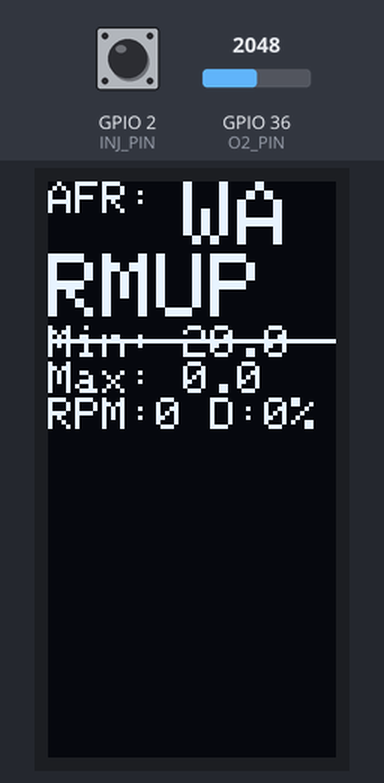
Bench run of a sketch on a simulated ESP32. Shown: 64×128 one-colour display. Inputs (shaded band) come from the test bench; at power-on: GPIO 2 (INJ_PIN) HIGH, GPIO 36 (O2_PIN) = 2048.

Above: at 1.2 s.
1.3 s: GPIO 2 (INJ_PIN) pulsed LOW 5 times (0.12 s each, 0.3 s apart)
At 2.88 s:
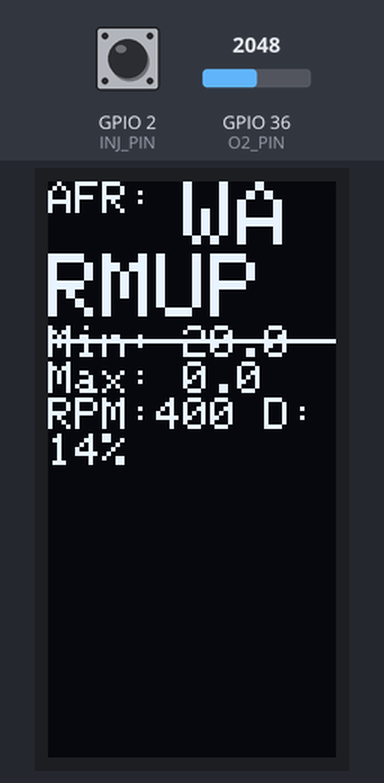
4.5 s: GPIO 2 (INJ_PIN) pulled LOW for 0.15 s
At 4.87 s:
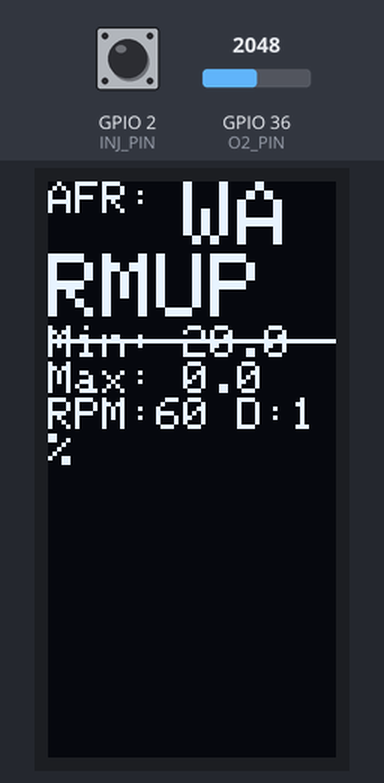
Timing chart, 0 to 7.5 s (numbered marks = the images above; inputs shaded):
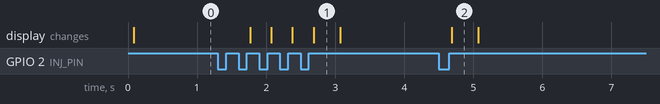

The sketch:

afr_duty_estimator.ino
```cpp
// AFR and Duty Estimator with OLED Display
// Estimates AFR and injector duty cycle, displaying results on an OLED screen.

#ifndef UNIT_TEST
#include <Adafruit_SH110X.h>
#include <Adafruit_GFX.h>
#endif

// Pins
const int O2_PIN = A0;
const int INJ_PIN = 2;

// Constants
const float EMA_ALPHA = 0.1;
const float O2_THRESHOLD = 0.45;

// Variables
float o2_voltage = 0.45;
float inj_duty = 0;
float inj_duty_ema = 0;
float afr = 14.7;
float afr_ema = 14.7;
float afr_min = 20.0;
float afr_max = 0.0;
float rpm = 0;

bool o2_warm = false;
int o2_transitions = 0;

bool o2_state = false;
bool o2_prev_state = false;

unsigned long o2_rise_time = 0;
unsigned long o2_last_period_us = 0;

// Interrupt variables for Injector
volatile unsigned long last_inj_fall_us = 0;
volatile unsigned long last_inj_width_us = 0;
volatile unsigned long last_inj_period_us = 0;
volatile bool inj_updated = false;

#define GRAPH_WIDTH 128
float afr_buffer[GRAPH_WIDTH];
int afr_buffer_index = 0;

#ifndef UNIT_TEST
Adafruit_SH1107 oled(64, 128, &Wire); // Example SH1107 initialization
#endif

void IRAM_ATTR inj_isr() {
    unsigned long now = micros();
    bool state = (digitalRead(INJ_PIN) == LOW);
    static bool last_state = false;

    if (state != last_state) {
        if (state) { // Falling edge (Active)
            if (last_inj_fall_us > 0) {
                last_inj_period_us = now - last_inj_fall_us;
            }
            last_inj_fall_us = now;
        } else { // Rising edge (Inactive)
            if (last_inj_fall_us > 0) {
                last_inj_width_us = now - last_inj_fall_us;
                inj_updated = true;
            }
        }
        last_state = state;
    }
}

void setup() {
    Serial.begin(115200);
    pinMode(INJ_PIN, INPUT_PULLUP);

    // Initial read to stabilize filters
    float initial_o2 = analogRead(O2_PIN) * (5.0 / 1023.0);
    o2_voltage = initial_o2;
    o2_prev_state = (o2_voltage > O2_THRESHOLD);

    for(int i=0; i<GRAPH_WIDTH; i++) afr_buffer[i] = 14.7;

    attachInterrupt(digitalPinToInterrupt(INJ_PIN), inj_isr, CHANGE);

#ifndef UNIT_TEST
    oled.begin(0x3C, true);
    oled.clearDisplay();
    oled.display();
#endif
}

void loop() {
    float raw_o2 = analogRead(O2_PIN) * (5.0 / 1023.0);
    // EMA filtering for display voltage
    o2_voltage = (o2_voltage * (1.0 - EMA_ALPHA)) + (raw_o2 * EMA_ALPHA);

    o2_state = (raw_o2 > O2_THRESHOLD);

    unsigned long now = micros();

    // O2 signal analysis
    if (o2_state != o2_prev_state) {
        if (o2_state) { // Low -> High (Lean -> Rich crossing)
            if (o2_rise_time > 0) {
                unsigned long p = now - o2_rise_time;
                if (p > 50000) o2_last_period_us = p; // Sanity check > 50ms
            }
            o2_rise_time = now;
        } else { // High -> Low (Rich -> Lean crossing)
            if (o2_rise_time > 0 && o2_last_period_us > 0) {
                float high_time = now - o2_rise_time;
                float duty = high_time / (float)o2_last_period_us;
                if (duty > 1.0) duty = 1.0;

                afr = 14.7 - (duty - 0.5) * 10.0;
                afr_ema = (afr_ema * 0.8) + (afr * 0.2);

                o2_transitions++;
                if (o2_transitions > 4) o2_warm = true;

                if (o2_warm) {
                    if (afr_ema < afr_min) afr_min = afr_ema;
                    if (afr_ema > afr_max) afr_max = afr_ema;
                }

                afr_buffer[afr_buffer_index] = afr_ema;
                afr_buffer_index = (afr_buffer_index + 1) % GRAPH_WIDTH;
            }
        }
        o2_prev_state = o2_state;
    }

    // Injector signal analysis from ISR
    if (inj_updated) {
        unsigned long p, w;
        // Basic atomic read (may need critical section on some platforms)
        noInterrupts();
        p = last_inj_period_us;
        w = last_inj_width_us;
        inj_updated = false;
        interrupts();

        if (p > 0) {
            inj_duty = (float)w / p;
            if (inj_duty > 1.0) inj_duty = 1.0;
            inj_duty_ema = (inj_duty_ema * 0.9) + (inj_duty * 0.1);

            // RPM Calculation: 4-stroke, 2 revs per injection cycle per cylinder.
            // But usually for a single injector signal, 1 pulse = 2 revs?
            // Or 1 pulse per rev if it's wasted spark/group fire?
            // Assuming 1 injection per 2 revolutions (Standard 4-stroke sequential).
            // RPM = (1 / period_sec) * 60 * 2
            rpm = (2.0 * 60.0 * 1000000.0) / p;
        }
    } else {
        // Handle engine stop
        static unsigned long last_inj_time = 0;
        if (now - last_inj_fall_us > 500000) { // 0.5s timeout (120 RPM)
            rpm = 0;
            inj_duty_ema = 0;
        }
    }

#ifndef UNIT_TEST
    // Update display (every 50ms)
    static unsigned long last_disp = 0;
    if (millis() - last_disp > 50) {
        oled.clearDisplay();
        oled.setTextColor(SH110X_WHITE);

        // AFR Reading
        oled.setCursor(0,0);
        oled.setTextSize(1);
        oled.print("AFR: ");
        oled.setTextSize(2);
        if (!o2_warm) {
            oled.println("WARMUP");
        } else {
            if (afr_ema < 13.5) oled.print("R ");
            else if (afr_ema > 15.5) oled.print("L ");
            oled.println(afr_ema, 1);
        }

        // Stats
        oled.setTextSize(1);
        oled.print("Min: "); oled.print(afr_min, 1);
        oled.print(" Max: "); oled.println(afr_max, 1);

        // RPM and Duty
        oled.print("RPM:"); oled.print((int)rpm);
        oled.print(" D:");
        oled.print(inj_duty_ema * 100, 0); oled.println("%");

        // Rolling Graph
        for(int i=0; i<GRAPH_WIDTH; i++) {
            float val_afr = afr_buffer[(afr_buffer_index + i) % GRAPH_WIDTH];
            int y = 63 - (int)((val_afr - 10.0) * 6.0);
            if (y < 24) y = 24;
            if (y > 63) y = 63;
            oled.drawPixel(i, y, SH110X_WHITE);
        }

        // Stoich Line
        int stoich_y = 63 - (int)((14.7 - 10.0) * 6.0);
        oled.drawFastHLine(0, stoich_y, GRAPH_WIDTH, SH110X_WHITE);

        oled.display();
        last_disp = millis();
    }
#endif
}
```

Measured:
- after the input at 1.3 s, the display: first changes after 0.47 s (image 1 shows a later state)
- after the input at 4.5 s, the display: changes after 0.18 s (image 2)
